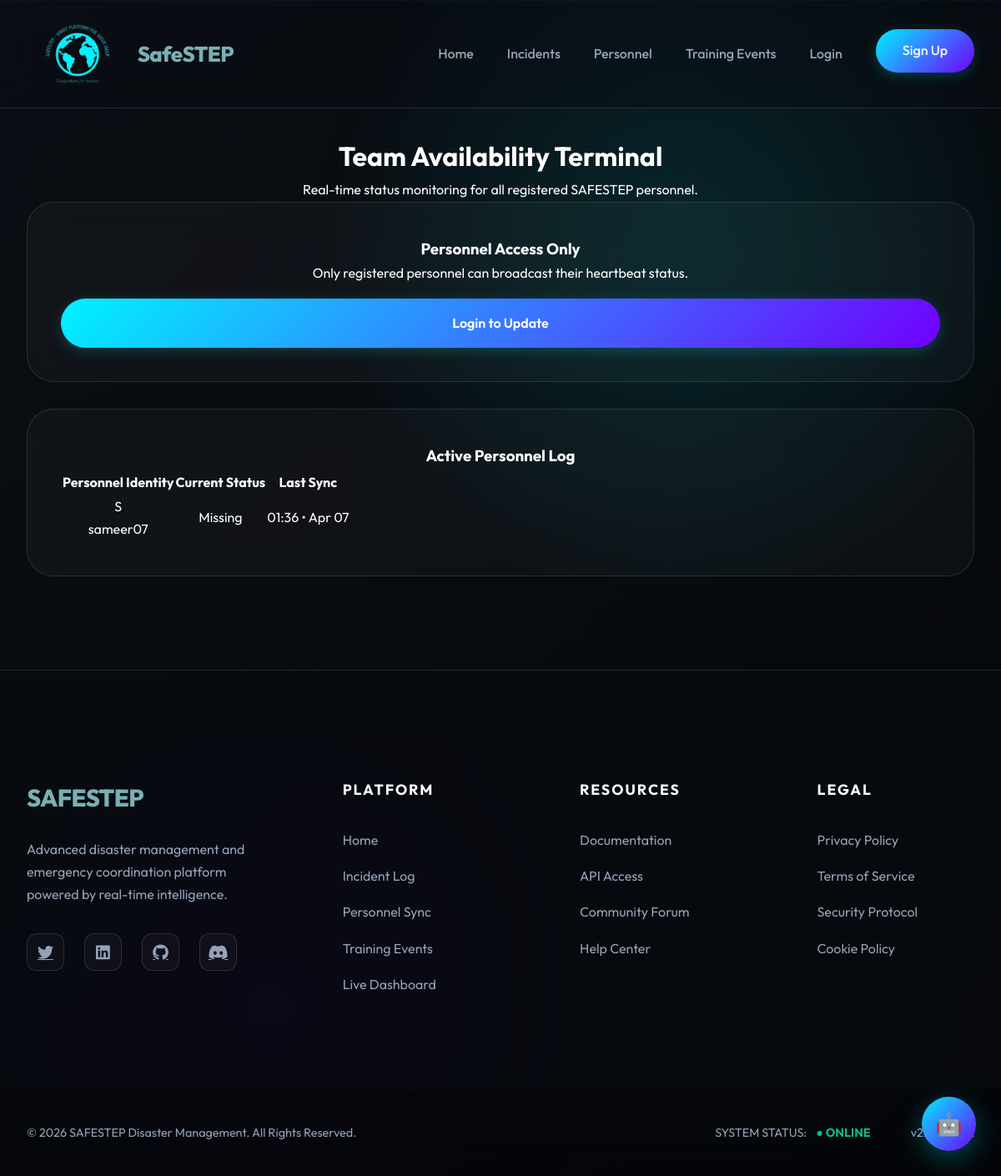
The app's page /attendance with its own data.
### models.py (models this page shows)
class Attendance(db.Model):
    id = db.Column(db.Integer, primary_key=True)
    user_id = db.Column(db.Integer, db.ForeignKey('user.id'), nullable=False)
    status = db.Column(db.String(50), nullable=False) # 'Safe', 'Missing', 'Needs Help', 'Volunteering'
    last_updated = db.Column(db.DateTime, default=datetime.utcnow)
    user = db.relationship('User', backref=db.backref('attendance', lazy=True))

class User(db.Model, UserMixin):
    id = db.Column(db.Integer, primary_key=True)
    username = db.Column(db.String(150), unique=True, nullable=False)
    email = db.Column(db.String(150), unique=True, nullable=False)
    password = db.Column(db.String(150), nullable=False)
    role = db.Column(db.String(50), default='citizen') # 'government' or 'citizen'

### app.py (the view, shortened to what this page needs)
@app.route('/attendance', methods=['GET', 'POST'])
def attendance():
    all_attendance = Attendance.query.all()
    return render_template('attendance.html', attendance_list=all_attendance)

### templates/attendance.html (shortened to what this page needs)
{% extends "base.html" %}
{% block content %}
<div class="attendance-section" style="padding-top: 160px; padding-bottom: 5rem; text-align: center;">
    <div class="attendance-header">
        <h1>Team Availability Terminal</h1>
        <p>Real-time status monitoring for all registered SAFESTEP personnel.</p>
    </div>
    <div class="attendance-grid">
        {% if current_user.is_authenticated %}
            <div class="card attendance-status-card">
                <h3>Update Your Status</h3>
                <p>Ensure your current status reflects your actual availability in the field.</p>
                <form method="POST">
                    <div class="status-options">
                        <label class="status-option">
                            <input type="radio" name="status" value="Safe" required>
                            <span class="status-btn safe"><i class="fas fa-check-circle"></i> SAFE</span>
                        </label>
                        <label class="status-option">
                            <input type="radio" name="status" value="Needs Help">
                            <span class="status-btn help"><i class="fas fa-exclamation-triangle"></i> EMERGENCY</span>
                        </label>
                        <label class="status-option">
                            <input type="radio" name="status" value="Missing">
                            <span class="status-btn missing"><i class="fas fa-question-circle"></i> MISSING</span>
                        </label>
                        <label class="status-option">
                            <input type="radio" name="status" value="Volunteering">
                            <span class="status-btn volunteer"><i class="fas fa-hands-helping"></i> EN ROUTE</span>
                        </label>
                    </div>
                    <button type="submit" class="btn-primary-block">Update My Status</button>
                </form>
            </div>
        {% else %}
            <div class="card attendance-status-card guest-cta">
                <h3>Personnel Access Only</h3>
                <p>Only registered personnel can broadcast their heartbeat status.</p>
                <div class="cta-btns">
                    <a href="{{ url_for('login') }}" class="btn-primary-block">Login to Update</a>
                </div>
            </div>
        {% endif %}
        <div class="card attendance-list-card">
            <h3>Active Personnel Log</h3>
            <table class="attendance-table">
                <thead>
                    <tr>
                        <th>Personnel Identity</th>
                        <th>Current Status</th>
                        <th>Last Sync</th>
                    </tr>
                </thead>
                <tbody>
                    {% if attendance_list %}
                        {% for record in attendance_list %}
                            <tr>
                                <td class="user-cell">
                                    <div class="user-avatar">{{ record.user.username[0]|upper }}</div>
                                    <span>{{ record.user.username }}</span>
                                </td>
                                <td>
                                    <span class="status-pill {{ record.status.lower().replace(' ', '-') }}">
                                        {{ record.status }}
                                    </span>
                                </td>
                                <td>{{ record.last_updated.strftime('%H:%M • %b %d') }}</td>
                            </tr>
                        {% endfor %}
                    {% else %}
                        <tr>
                            <td colspan="3" class="empty-cell">No active personnel heartbeats detected.</td>
                        </tr>
                    {% endif %}
                </tbody>
            </table>
        </div>
    </div>
</div>
{% endblock %}

### static/style.css (style rules this page uses)
:root { --primary-color: #00F2FF; --secondary-color: #7000FF; --accent-gradient: linear-gradient(135deg, #00F2FF 0%, #7000FF 100%); --bg-dark: #0B0E14; --bg-surface: rgba(18, 20, 29, 0.4); --text-primary: #FFFFFF; --text-secondary: #94A3B8; --glass-bg: rgba(255, 255, 255, 0.05); --glass-border: rgba(255, 255, 255, 0.12); --glass-blur: blur(25px); --success: #10B981; --warning: #F59E0B; --danger: #EF4444; --radius-lg: 32px; --radius-md: 16px; --radius-pill: 50px; --shadow-glow: 0 0 30px rgba(0, 242, 255, 0.2); --transition: all 0.5s cubic-bezier(0.165, 0.84, 0.44, 1); }
* { margin: 0; padding: 0; box-sizing: border-box; }
body { font-family: 'Outfit', sans-serif; background: linear-gradient(135deg, #0b0e14 0%, #05070a 100%); background-attachment: fixed; color: var(--text-primary); line-height: 1.7; overflow-x: hidden; position: relative; min-height: 100vh; }
body::before { content: ''; position: fixed; top: -100px; right: -10%; width: 1000px; height: 800px; background: radial-gradient(circle, rgba(0, 242, 255, 0.12) 0%, transparent 70%); pointer-events: none; z-index: -1; animation: meshDrift 20s ease-in-out infinite alternate; }
body::after { content: ''; position: fixed; bottom: -150px; left: -10%; width: 900px; height: 700px; background: radial-gradient(circle, rgba(112, 0, 255, 0.08) 0%, transparent 70%); pointer-events: none; z-index: -1; animation: meshDrift 25s ease-in-out infinite alternate-reverse; }
h1, h2, h3, h4, .logo { font-family: 'Outfit', sans-serif; font-weight: 700; }
.btn-primary, .btn-primary-lg, .btn-primary-block { background: var(--accent-gradient); color: #FFFFFF !important; padding: 0.8rem 2rem; border-radius: var(--radius-pill); text-decoration: none; font-weight: 600; display: inline-block; border: none; cursor: pointer; transition: var(--transition); box-shadow: 0 4px 15px rgba(0, 242, 255, 0.2); }
.btn-primary-block { width: 100%; padding: 1rem; margin-top: 1rem; }
.card { background: rgba(255, 255, 255, 0.03); backdrop-filter: var(--glass-blur); -webkit-backdrop-filter: var(--glass-blur); border-radius: var(--radius-lg); padding: 2.5rem; border: 1px solid var(--glass-border); margin-bottom: 2rem; }

### records on screen
Attendance: user "S", user.username "sameer07", status "Missing", last_updated "01:36 • Apr 07"
